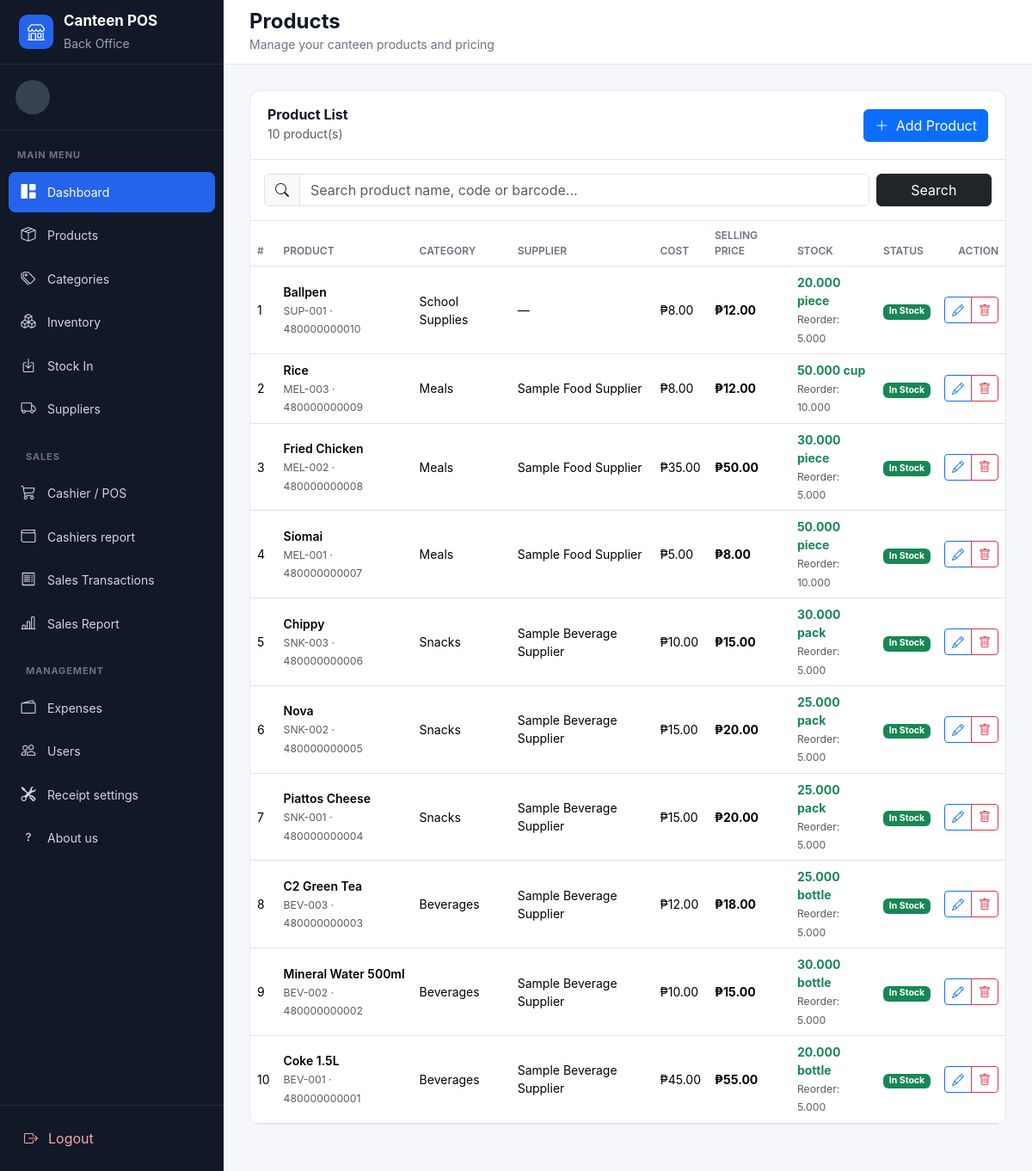
Screenshot of /products/index.php with the database file from the repository.
### tables this page shows
CREATE TABLE products (

    id INT UNSIGNED AUTO_INCREMENT PRIMARY KEY,

    product_code VARCHAR(50) NOT NULL UNIQUE,

    barcode VARCHAR(100) DEFAULT NULL UNIQUE,

    product_name VARCHAR(150) NOT NULL,

    category_id INT UNSIGNED DEFAULT NULL,

    supplier_id INT UNSIGNED DEFAULT NULL,

    unit VARCHAR(30) NOT NULL DEFAULT 'pcs',

    cost_price DECIMAL(12,2) NOT NULL DEFAULT 0.00,

    selling_price DECIMAL(12,2) NOT NULL DEFAULT 0.00,

    stock DECIMAL(12,3) NOT NULL DEFAULT 0.000,

    reorder_level DECIMAL(12,3) NOT NULL DEFAULT 5.000,

    status ENUM(
        'active',
        'inactive'
    ) NOT NULL DEFAULT 'active',

    created_at TIMESTAMP DEFAULT CURRENT_TIMESTAMP,

    updated_at TIMESTAMP DEFAULT CURRENT_TIMESTAMP
        ON UPDATE CURRENT_TIMESTAMP,

    CONSTRAINT fk_products_category
        FOREIGN KEY (category_id)
        REFERENCES categories(id)
        ON DELETE SET NULL
        ON UPDATE CASCADE,

    CONSTRAINT fk_products_supplier
        FOREIGN KEY (supplier_id)
        REFERENCES suppliers(id)
        ON DELETE SET NULL
        ON UPDATE CASCADE,

    INDEX idx_product_name (product_name),

    INDEX idx_product_barcode (barcode),

    INDEX idx_product_category (category_id)

);

CREATE TABLE categories (

    id INT UNSIGNED AUTO_INCREMENT PRIMARY KEY,

    category_name VARCHAR(100) NOT NULL UNIQUE,

    description VARCHAR(255) DEFAULT NULL,

    status ENUM(
        'active',
        'inactive'
    ) NOT NULL DEFAULT 'active',

    created_at TIMESTAMP DEFAULT CURRENT_TIMESTAMP,

    updated_at TIMESTAMP DEFAULT CURRENT_TIMESTAMP
        ON UPDATE CURRENT_TIMESTAMP

);

CREATE TABLE suppliers (

    id INT UNSIGNED AUTO_INCREMENT PRIMARY KEY,

    supplier_code VARCHAR(30) NOT NULL UNIQUE,

    supplier_name VARCHAR(150) NOT NULL,

    contact_person VARCHAR(100) DEFAULT NULL,

    contact_number VARCHAR(50) DEFAULT NULL,

    email VARCHAR(100) DEFAULT NULL,

    address VARCHAR(255) DEFAULT NULL,

    status ENUM(
        'active',
        'inactive'
    ) NOT NULL DEFAULT 'active',

    created_at TIMESTAMP DEFAULT CURRENT_TIMESTAMP,

    updated_at TIMESTAMP DEFAULT CURRENT_TIMESTAMP
        ON UPDATE CURRENT_TIMESTAMP

);

### products/index.php (the view, shortened to what this page needs)
<?php
require_once __DIR__ . "/../config/database.php";
$search = trim($_GET['search'] ?? '');
if ($search !== '') {
    $stmt = $pdo->prepare("
        SELECT
            p.*,
            c.category_name,
            s.supplier_name
        FROM products p
        LEFT JOIN categories c
            ON c.id = p.category_id
        LEFT JOIN suppliers s
            ON s.id = p.supplier_id
        WHERE
            p.product_name LIKE ?
            OR p.product_code LIKE ?
            OR p.barcode LIKE ?
        ORDER BY p.id DESC
    ");
    $keyword = "%{$search}%";
    $stmt->execute([
        $keyword,
        $keyword,
        $keyword
    ]);
} else {
    $stmt = $pdo->query("
        SELECT
            p.*,
            c.category_name,
            s.supplier_name
        FROM products p
        LEFT JOIN categories c
            ON c.id = p.category_id
        LEFT JOIN suppliers s
            ON s.id = p.supplier_id
        ORDER BY p.id DESC
    ");
}
$products = $stmt->fetchAll();
require_once __DIR__ . "/../includes/header.php";
require_once __DIR__ . "/../includes/sidebar.php";
?>
<main class="main-content">
    <header class="topbar">
        <div class="page-heading">
            <h4>Products</h4>
            <small>
                Manage your canteen products and pricing
            </small>
        </div>
    </header>
    <section class="content-area">
        <div class="dashboard-card">
            <div class="dashboard-card-header">
                <div>
                    <h6>
                        Product List
                    </h6>
                    <small class="text-muted">
                        <?= number_format(count($products)) ?>
                        product(s)
                    </small>
                </div>
                <a
                    href="add.php"
                    class="btn btn-primary"
                >
                    <i class="bi bi-plus-lg me-1"></i>
                    Add Product
                </a>
            </div>
            <div class="p-3 border-bottom">
                <form
                    method="GET"
                    class="row g-2"
                >
                    <div class="col-md-10">
                        <div class="input-group">
                            <span class="input-group-text">
                                <i class="bi bi-search"></i>
                            </span>
                            <input
                                type="text"
                                name="search"
                                class="form-control"
                                placeholder="Search product name, code or barcode..."
                                value="<?= htmlspecialchars($search) ?>"
                            >
                        </div>
                    </div>
                    <div class="col-md-2">
                        <button
                            type="submit"
                            class="btn btn-dark w-100"
                        >
                            Search
                        </button>
                    </div>
                </form>
            </div>
            <div class="table-responsive">
                <table class="table table-hover">
                    <thead>
                        <tr>
                            <th>#</th>
                            <th>Product</th>
                            <th>Category</th>
                            <th>Supplier</th>
                            <th>Cost</th>
                            <th>Selling Price</th>
                            <th>Stock</th>
                            <th>Status</th>
                            <th class="text-end">Action</th>
                        </tr>
                    </thead>
                    <tbody>
                    <?php if (count($products) > 0): ?>
                        <?php foreach ($products as $index => $product): ?>
                            <?php
                            $stock = (float)$product['stock'];
                            $reorder = (float)$product['reorder_level'];
                            if ($stock <= 0) {
                                $stockClass = 'text-danger';
                                $stockBadge = 'bg-danger';
                                $stockText = 'Out of Stock';
                            } elseif ($stock <= $reorder) {
                                $stockClass = 'text-warning';
                                $stockBadge = 'bg-warning text-dark';
                                $stockText = 'Low Stock';
                            } else {
                                $stockClass = 'text-success';
                                $stockBadge = 'bg-success';
                                $stockText = 'In Stock';
                            }
                            ?>
                            <tr>
                                <td>
                                    <?= $index + 1 ?>
                                </td>
                                <td>
                                    <div class="fw-semibold">
                                        <?= htmlspecialchars(
                                            $product['product_name']
                                        ) ?>
                                    </div>
                                    <small class="text-muted">
                                        <?= htmlspecialchars(
                                            $product['product_code']
                                        ) ?>
                                        <?php if (!empty($product['barcode'])): ?>
                                            ·
                                            <?= htmlspecialchars(
                                                $product['barcode']
                                            ) ?>
                                        <?php endif; ?>
                                    </small>
                                </td>
                                <td>
                                    <?= htmlspecialchars(
                                        $product['category_name']
                                        ?? 'Uncategorized'
                                    ) ?>
                                </td>
                                <td>
                                    <?= htmlspecialchars(
                                        $product['supplier_name']
                                        ?? '—'
                                    ) ?>
                                </td>
                                <td>
                                    ₱<?= number_format(
                                        $product['cost_price'],
                                        2
                                    ) ?>
                                </td>
                                <td>
                                    <strong>
                                        ₱<?= number_format(
                                            $product['selling_price'],
                                            2
                                        ) ?>
                                    </strong>
                                </td>
                                <td>
                                    <span class="<?= $stockClass ?> fw-bold">
                                        <?= number_format(
                                            $stock,
                                            3
                                        ) ?>
                                        <?= htmlspecialchars(
                                            $product['unit']
                                        ) ?>
                                    </span>
                                    <div>
                                        <small class="text-muted">
                                            Reorder:
                                            <?= number_format(
                                                $reorder,
                                                3
                                            ) ?>
                                        </small>
                                    </div>
                                </td>
                                <td>
                                    <span class="badge <?= $stockBadge ?>">
                                        <?= $stockText ?>
                                    </span>
                                </td>
                                <td class="text-end">
                                    <div class="btn-group">
                                        <a
                                            href="edit.php?id=<?= $product['id'] ?>"
                                            class="btn btn-sm btn-outline-primary"
                                            title="Edit"
                                        >
                                            <i class="bi bi-pencil"></i>
                                        </a>
                                        <a
                                            href="delete.php?id=<?= $product['id'] ?>"
                                            class="btn btn-sm btn-outline-danger"
                                            title="Delete"
                                            onclick="return confirm('Are you sure you want to deactivate this product?')"
                                        >
                                            <i class="bi bi-trash"></i>
                                        </a>
                                    </div>
                                </td>
                            </tr>
                        <?php endforeach; ?>
                    <?php endif; ?>
                    </tbody>
                </table>
            </div>
        </div>
    </section>
</main>
<?php require_once __DIR__ . "/../includes/footer.php"; ?>

### assets/css/dashboard.css (style rules this page uses)
:root { --sidebar-width: 260px; --sidebar-bg: #111827; --sidebar-hover: #1f2937; --sidebar-active: #2563eb; --body-bg: #f5f7fb; --text-dark: #111827; --text-muted: #6b7280; --border-color: #e5e7eb; }
* { box-sizing: border-box; }
body { margin: 0; background: var(--body-bg); color: var(--text-dark); font-family: Inter, -apple-system, BlinkMacSystemFont, "Segoe UI", sans-serif; }
.main-content { margin-left: var(--sidebar-width); min-height: 100vh; }
.topbar { height: 75px; background: #fff; border-bottom: 1px solid var(--border-color); display: flex; align-items: center; justify-content: space-between; padding: 0 30px; }
.page-heading h4 { margin: 0; font-weight: 700; }
.page-heading small { color: var(--text-muted); }
.content-area { padding: 30px; }
.dashboard-card { background: #fff; border: 1px solid var(--border-color); border-radius: 12px; overflow: hidden; }
.dashboard-card-header { padding: 18px 20px; border-bottom: 1px solid var(--border-color); display: flex; align-items: center; justify-content: space-between; }
.dashboard-card-header h6 { margin: 0; font-weight: 700; }
.table { margin-bottom: 0; }
.table th { color: #6b7280; font-size: 12px; font-weight: 600; text-transform: uppercase; }
.table td { vertical-align: middle; font-size: 14px; }

### rows the page displays
products: product_name "Ballpen", product_code "SUP-001", barcode "480000000010", category.category_name "School Supplies", supplier_name "—", cost_price "8.00", selling_price "12.00", stock "20.000", unit "piece", reorder_level "5.000", stockText "In Stock"
products: product_name "Rice", product_code "MEL-003", barcode "480000000009", category.category_name "Meals", supplier.supplier_name "Sample Food Supplier", cost_price "8.00", selling_price "12.00", stock "50.000", unit "cup", reorder_level "10.000", stockText "In Stock"
products: product_name "Fried Chicken", product_code "MEL-002", barcode "480000000008", category.category_name "Meals", supplier.supplier_name "Sample Food Supplier", cost_price "35.00", selling_price "50.00", stock "30.000", unit "piece", reorder_level "5.000", stockText "In Stock"
products: product_name "Siomai", product_code "MEL-001", barcode "480000000007", category.category_name "Meals", supplier.supplier_name "Sample Food Supplier", cost_price "5.00", selling_price "8.00", stock "50.000", unit "piece", reorder_level "10.000", stockText "In Stock"
products: product_name "Chippy", product_code "SNK-003", barcode "480000000006", category.category_name "Snacks", supplier.supplier_name "Sample Beverage Supplier", cost_price "10.00", selling_price "15.00", stock "30.000", unit "pack", reorder_level "5.000", stockText "In Stock"
products: product_name "Nova", product_code "SNK-002", barcode "480000000005", category.category_name "Snacks", supplier.supplier_name "Sample Beverage Supplier", cost_price "15.00", selling_price "20.00", stock "25.000", unit "pack", reorder_level "5.000", stockText "In Stock"
products: product_name "Piattos Cheese", product_code "SNK-001", barcode "480000000004", category.category_name "Snacks", supplier.supplier_name "Sample Beverage Supplier", cost_price "15.00", selling_price "20.00", stock "25.000", unit "pack", reorder_level "5.000", stockText "In Stock"
products: product_name "C2 Green Tea", product_code "BEV-003", barcode "480000000003", category.category_name "Beverages", supplier.supplier_name "Sample Beverage Supplier", cost_price "12.00", selling_price "18.00", stock "25.000", unit "bottle", reorder_level "5.000", stockText "In Stock"
products: product_name "Mineral Water 500ml", product_code "BEV-002", barcode "480000000002", category.category_name "Beverages", supplier.supplier_name "Sample Beverage Supplier", cost_price "10.00", selling_price "15.00", stock "30.000", unit "bottle", reorder_level "5.000", stockText "In Stock"
products: product_name "Coke 1.5L", product_code "BEV-001", barcode "480000000001", category.category_name "Beverages", supplier.supplier_name "Sample Beverage Supplier", cost_price "45.00", selling_price "55.00", stock "20.000", unit "bottle", reorder_level "5.000", stockText "In Stock"

### other values shown
count($products) "10"
